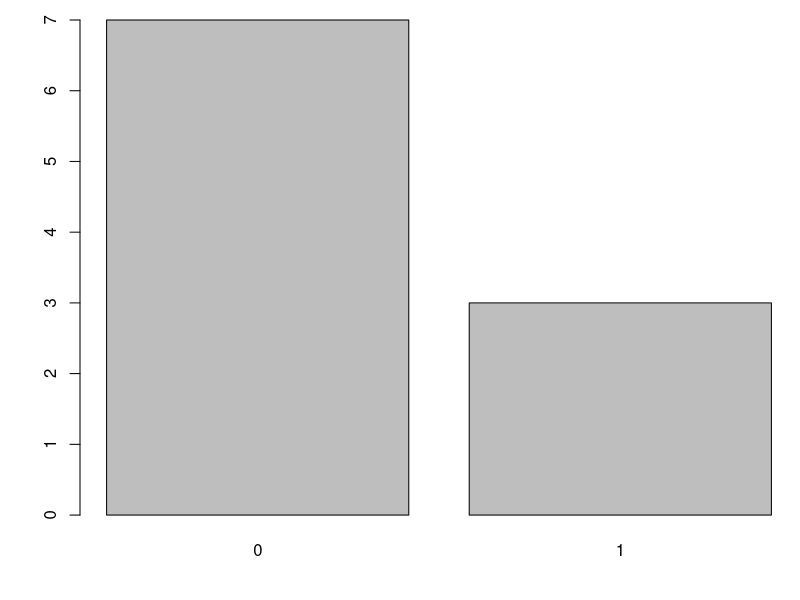
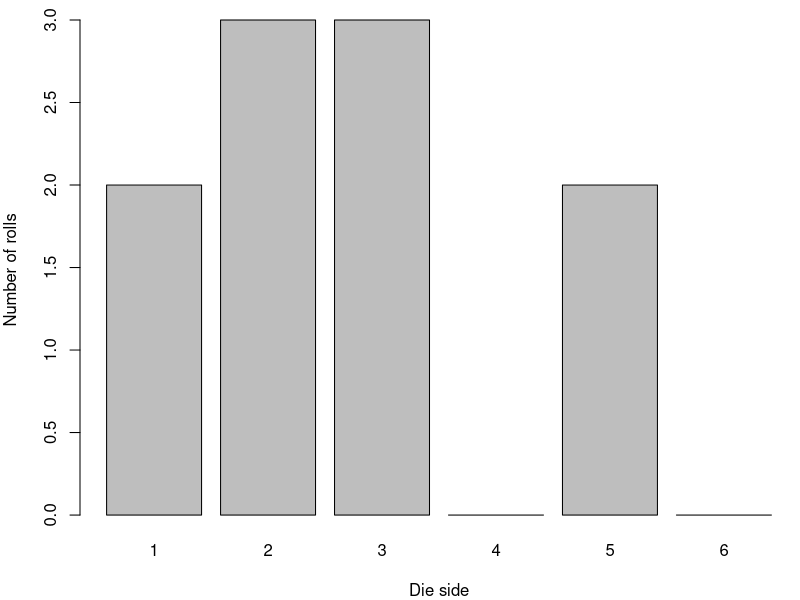
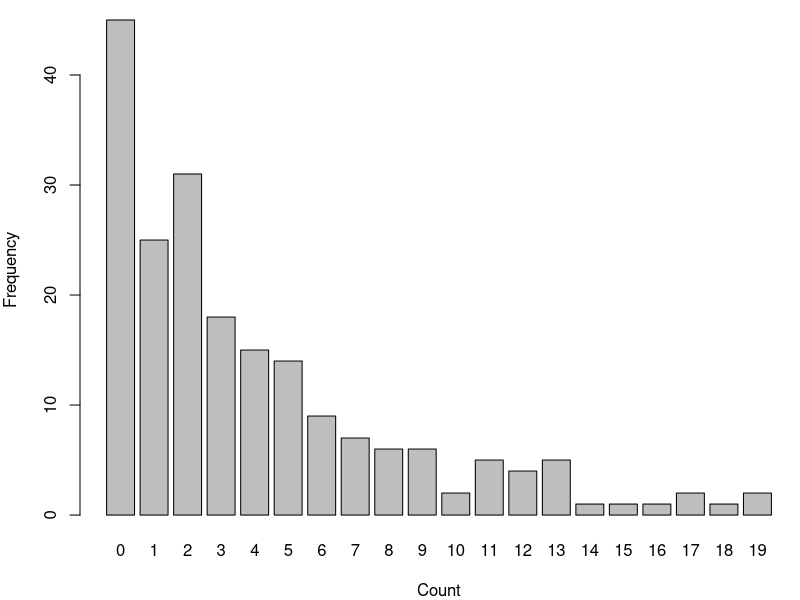
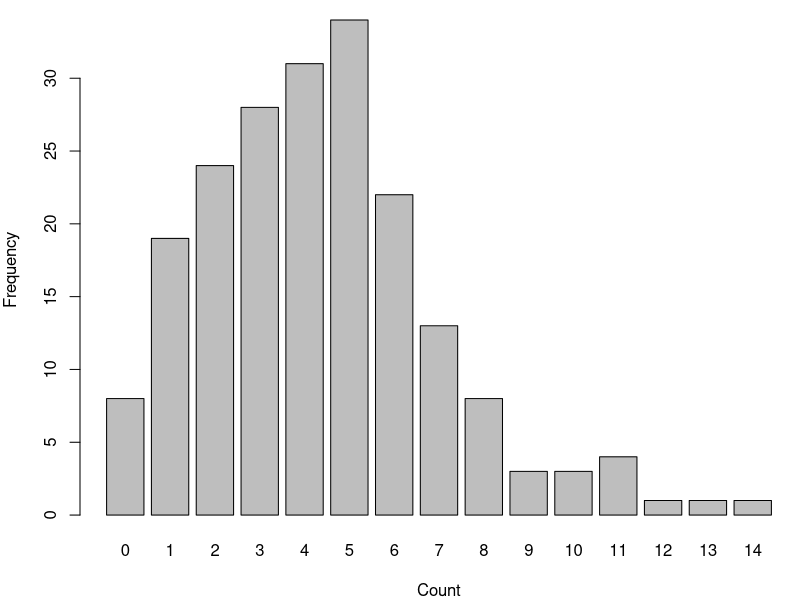
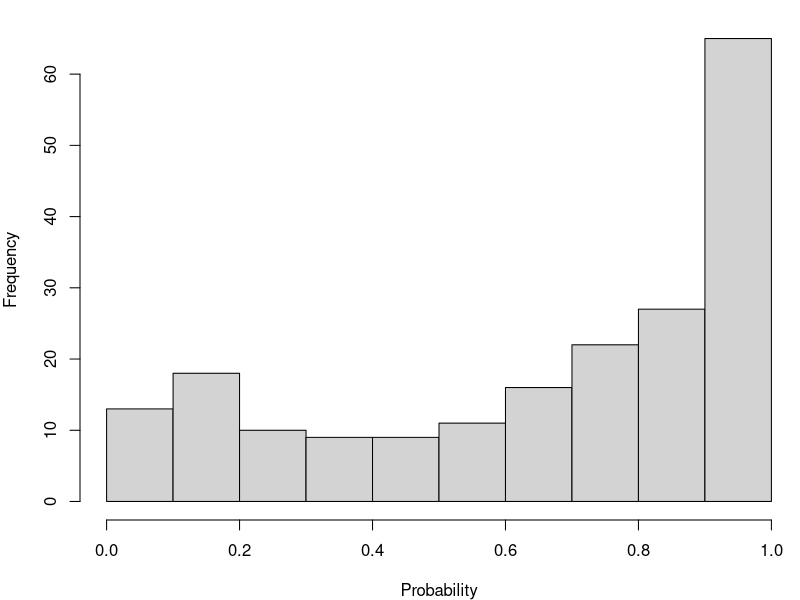
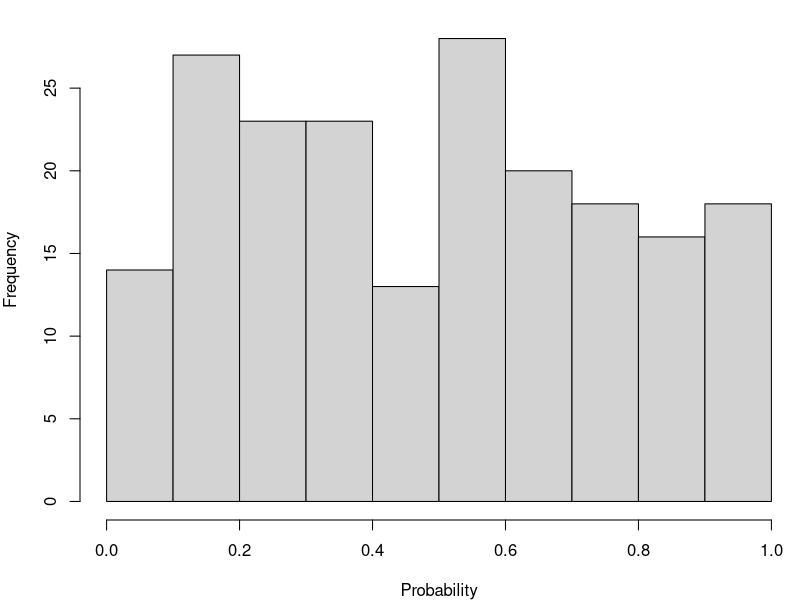
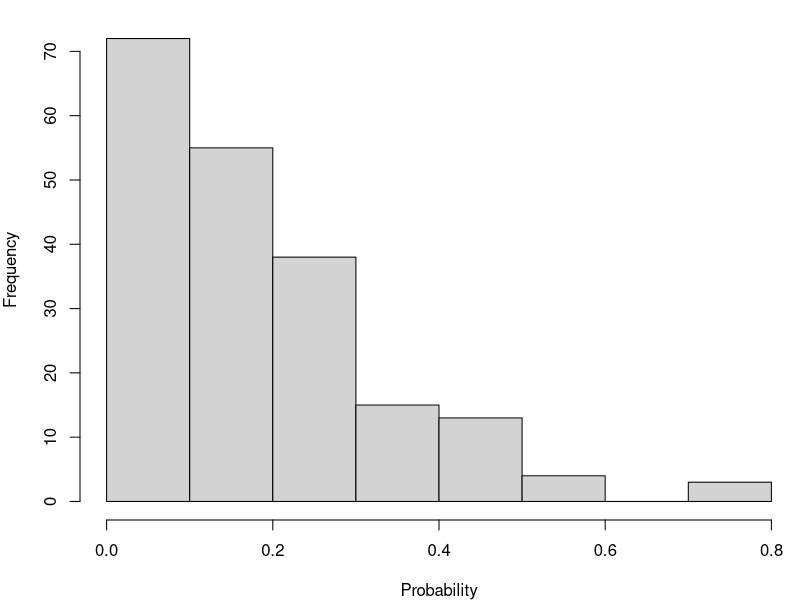
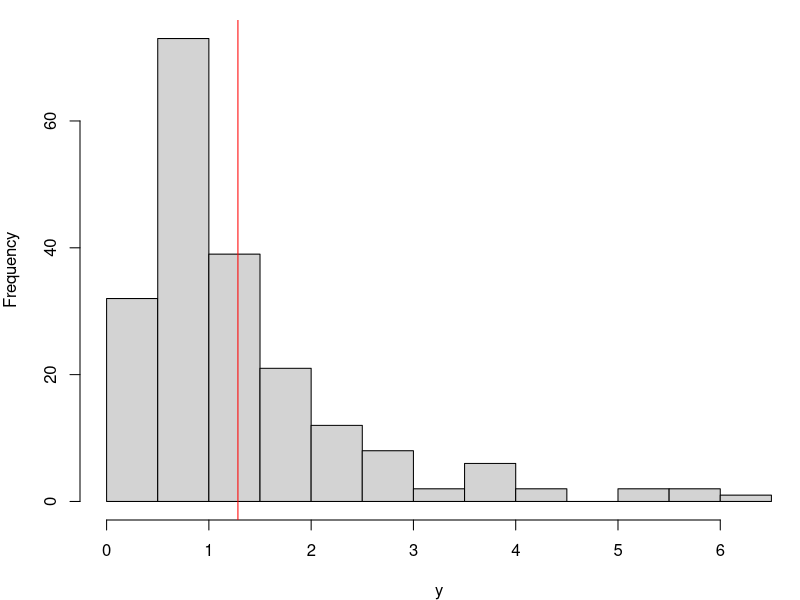

Write the R code that produced these figures, in order.
## ---- chunk 1
y <- c(0,0,1,0,0,1,0,0,0,1)  # Coin toss observations, 0=tails
N.obs <- length(y) # R function to count number of observations
## ---- chunk 2
par(mar = c(4, 4, 1, .1))
## ---- chunk 3
Counts <- table(y)  # Summary table of 0 vs 1
barplot(Counts)
## ---- chunk 4
rm(list=ls()) # Clear Environment

x <-c(2,3,3,0,2,0)  # Generated using die, equal cell probabilities
SampleSize <- sum(x)
par(mar = c(4, 4, 1, .1))
## ---- chunk 5
x.labels <- seq(from=1, to=6, by=1)  # x axis labels for plotting
barplot(x, names.arg=x.labels, xlab="Die side", ylab="Number of rolls")
## ---- chunk 6
rm(list=ls()) # Clear Environment

par(mar = c(4, 4, 1, .1))
N <- 200
mu <- 4
k=1
Count <- rnbinom(n=N, mu=mu, size=k)
Freq <- table(factor(Count, levels = 0:max(Count)))
barplot(Freq, main="", xlab="Count", ylab="Frequency")

k=10 # Reduce degree of overdispersion
Count <- rnbinom(n=N, mu=mu, size=k)
Freq <- table(factor(Count, levels = 0:max(Count)))
barplot(Freq, main="", xlab="Count", ylab="Frequency")
## ---- chunk 7
#| echo: false
rm(list=ls()) # Clear Environment
par(mar = c(4, 4, 1, .1))

Reps <- 200 # Replicate draws from a beta distribution
alpha <- 1
beta <- 0.5
x <- rbeta(n=Reps, shape1=alpha, shape2=beta)
hist(x, main="", xlab="Probability")
beta <- 1
x <- rbeta(n=Reps, shape1=alpha, shape2=beta)
hist(x, main="", xlab="Probability")
beta <- 5
x <- rbeta(n=Reps, shape1=alpha, shape2=beta)
hist(x, main="", xlab="Probability")

## ---- chunk 8
#| echo: false
par(mar = c(4, 4, 1, .1))
rm(list=ls()) # Clear Environment

Reps <- 200
ln.m <- 0 # Ln-scale mean
ln.v <- 0.5 # Ln-scale variance
y <- rlnorm(n=Reps, mean=ln.m, sd=sqrt(ln.v))

hist(y, main="")
Exp.mean <- exp(ln.m+(ln.v/2)) # Calculate arithmetic scale expected mean
abline(v=Exp.mean, col="red")
## ---- chunk 9
#| echo: false
rm(list=ls()) # Clear Environment
par(mar = c(4, 4, 1, .1))

Reps <- 200 # Replicate draws from a gamma distribution
alpha <- 3 # Shape parameter, > 0
beta <- 1 # Scale parameter, > 0
x.1 <- rgamma(n=Reps, shape=alpha, scale=beta)

beta <- 3 # Increase spread
x.3 <- rgamma(n=Reps, shape=alpha, scale=beta)
max.x <- max(x.1, x.3)
hist(x.1, xlab="x", main="", xlim=c(0,max.x))
hist(x.3, xlab="x", main="", xlim=c(0,max.x))
